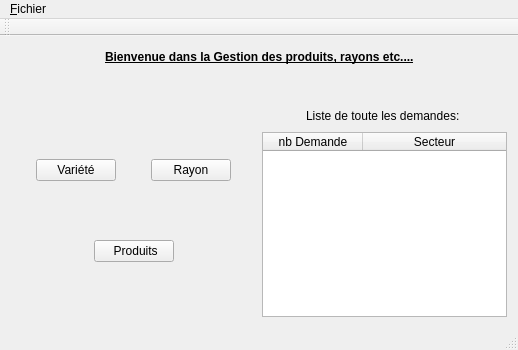
<?xml version="1.0" encoding="UTF-8"?>
<ui version="4.0">
 <class>MainWindow</class>
 <widget class="QMainWindow" name="MainWindow">
  <property name="geometry">
   <rect>
    <x>0</x>
    <y>0</y>
    <width>518</width>
    <height>350</height>
   </rect>
  </property>
  <property name="windowTitle">
   <string>Gestion Back Office</string>
  </property>
  <property name="windowIcon">
   <iconset resource="nWBackOffice.qrc">
    <normaloff>:/icones/mesIcones/iconMainWindow.png</normaloff>:/icones/mesIcones/iconMainWindow.png</iconset>
  </property>
  <widget class="QWidget" name="centralWidget">
   <layout class="QVBoxLayout" name="verticalLayout_3">
    <item>
     <layout class="QHBoxLayout" name="horizontalLayout">
      <item>
       <spacer name="horizontalSpacer">
        <property name="orientation">
         <enum>Qt::Horizontal</enum>
        </property>
        <property name="sizeHint" stdset="0">
         <size>
          <width>40</width>
          <height>20</height>
         </size>
        </property>
       </spacer>
      </item>
      <item>
       <widget class="QLabel" name="labelTitre">
        <property name="font">
         <font>
          <weight>75</weight>
          <bold>true</bold>
          <underline>true</underline>
         </font>
        </property>
        <property name="text">
         <string>Bienvenue dans la Gestion des produits, rayons etc....</string>
        </property>
       </widget>
      </item>
      <item>
       <spacer name="horizontalSpacer_2">
        <property name="orientation">
         <enum>Qt::Horizontal</enum>
        </property>
        <property name="sizeHint" stdset="0">
         <size>
          <width>40</width>
          <height>20</height>
         </size>
        </property>
       </spacer>
      </item>
     </layout>
    </item>
    <item>
     <spacer name="verticalSpacer">
      <property name="orientation">
       <enum>Qt::Vertical</enum>
      </property>
      <property name="sizeHint" stdset="0">
       <size>
        <width>20</width>
        <height>40</height>
       </size>
      </property>
     </spacer>
    </item>
    <item>
     <layout class="QHBoxLayout" name="horizontalLayout_5">
      <item>
       <layout class="QVBoxLayout" name="verticalLayout">
        <item>
         <layout class="QHBoxLayout" name="horizontalLayout_2">
          <property name="leftMargin">
           <number>25</number>
          </property>
          <property name="rightMargin">
           <number>25</number>
          </property>
          <item>
           <widget class="QPushButton" name="pushButtonProduit">
            <property name="text">
             <string>Variété</string>
            </property>
            <property name="icon">
             <iconset resource="nWBackOffice.qrc">
              <normaloff>:/icones/mesIcones/iconProduit.png</normaloff>:/icones/mesIcones/iconProduit.png</iconset>
            </property>
           </widget>
          </item>
          <item>
           <spacer name="horizontalSpacer_4">
            <property name="orientation">
             <enum>Qt::Horizontal</enum>
            </property>
            <property name="sizeHint" stdset="0">
             <size>
              <width>40</width>
              <height>20</height>
             </size>
            </property>
           </spacer>
          </item>
          <item>
           <widget class="QPushButton" name="pushButtonRayon">
            <property name="text">
             <string>Rayon</string>
            </property>
            <property name="icon">
             <iconset resource="nWBackOffice.qrc">
              <normaloff>:/icones/mesIcones/iconCaddie.png</normaloff>:/icones/mesIcones/iconCaddie.png</iconset>
            </property>
           </widget>
          </item>
         </layout>
        </item>
        <item>
         <layout class="QHBoxLayout" name="horizontalLayout_3">
          <item>
           <spacer name="horizontalSpacer_3">
            <property name="orientation">
             <enum>Qt::Horizontal</enum>
            </property>
            <property name="sizeHint" stdset="0">
             <size>
              <width>40</width>
              <height>20</height>
             </size>
            </property>
           </spacer>
          </item>
          <item>
           <widget class="QPushButton" name="pushButtonTypeProduits">
            <property name="text">
             <string> Produits</string>
            </property>
            <property name="icon">
             <iconset resource="nWBackOffice.qrc">
              <normaloff>:/icones/mesIcones/iconTypeProd.png</normaloff>:/icones/mesIcones/iconTypeProd.png</iconset>
            </property>
           </widget>
          </item>
          <item>
           <spacer name="horizontalSpacer_5">
            <property name="orientation">
             <enum>Qt::Horizontal</enum>
            </property>
            <property name="sizeHint" stdset="0">
             <size>
              <width>40</width>
              <height>20</height>
             </size>
            </property>
           </spacer>
          </item>
         </layout>
        </item>
       </layout>
      </item>
      <item>
       <layout class="QVBoxLayout" name="verticalLayout_2">
        <item>
         <layout class="QHBoxLayout" name="horizontalLayout_4">
          <item>
           <spacer name="horizontalSpacer_6">
            <property name="orientation">
             <enum>Qt::Horizontal</enum>
            </property>
            <property name="sizeHint" stdset="0">
             <size>
              <width>40</width>
              <height>20</height>
             </size>
            </property>
           </spacer>
          </item>
          <item>
           <widget class="QLabel" name="labelListeDemande">
            <property name="text">
             <string>Liste de toute les demandes: </string>
            </property>
           </widget>
          </item>
          <item>
           <spacer name="horizontalSpacer_7">
            <property name="orientation">
             <enum>Qt::Horizontal</enum>
            </property>
            <property name="sizeHint" stdset="0">
             <size>
              <width>40</width>
              <height>20</height>
             </size>
            </property>
           </spacer>
          </item>
         </layout>
        </item>
        <item>
         <widget class="QTableWidget" name="tableWidgetnbDemande">
          <property name="editTriggers">
           <set>QAbstractItemView::NoEditTriggers</set>
          </property>
          <property name="selectionMode">
           <enum>QAbstractItemView::NoSelection</enum>
          </property>
          <property name="selectionBehavior">
           <enum>QAbstractItemView::SelectItems</enum>
          </property>
          <attribute name="horizontalHeaderStretchLastSection">
           <bool>true</bool>
          </attribute>
          <attribute name="verticalHeaderVisible">
           <bool>false</bool>
          </attribute>
          <attribute name="verticalHeaderCascadingSectionResizes">
           <bool>true</bool>
          </attribute>
          <column>
           <property name="text">
            <string>nb Demande</string>
           </property>
          </column>
          <column>
           <property name="text">
            <string>Secteur</string>
           </property>
          </column>
         </widget>
        </item>
       </layout>
      </item>
     </layout>
    </item>
   </layout>
  </widget>
  <widget class="QMenuBar" name="menuBar">
   <property name="geometry">
    <rect>
     <x>0</x>
     <y>0</y>
     <width>518</width>
     <height>27</height>
    </rect>
   </property>
   <widget class="QMenu" name="menuFichier">
    <property name="title">
     <string>&amp;Fichier</string>
    </property>
    <addaction name="action_Quitter"/>
   </widget>
   <addaction name="menuFichier"/>
  </widget>
  <widget class="QToolBar" name="mainToolBar">
   <attribute name="toolBarArea">
    <enum>TopToolBarArea</enum>
   </attribute>
   <attribute name="toolBarBreak">
    <bool>false</bool>
   </attribute>
  </widget>
  <widget class="QStatusBar" name="statusBar"/>
  <action name="action_Deconnection">
   <property name="text">
    <string>&amp;Deconnection</string>
   </property>
  </action>
  <action name="action_Quitter">
   <property name="text">
    <string>&amp;Quitter</string>
   </property>
  </action>
 </widget>
 <layoutdefault spacing="6" margin="11"/>
 <resources>
  <include location="nWBackOffice.qrc"/>
 </resources>
 <connections/>
</ui>
